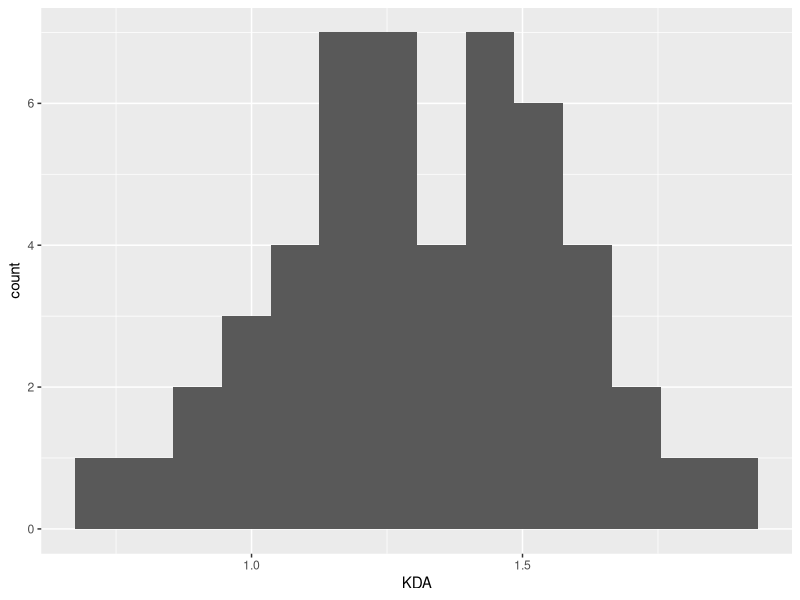
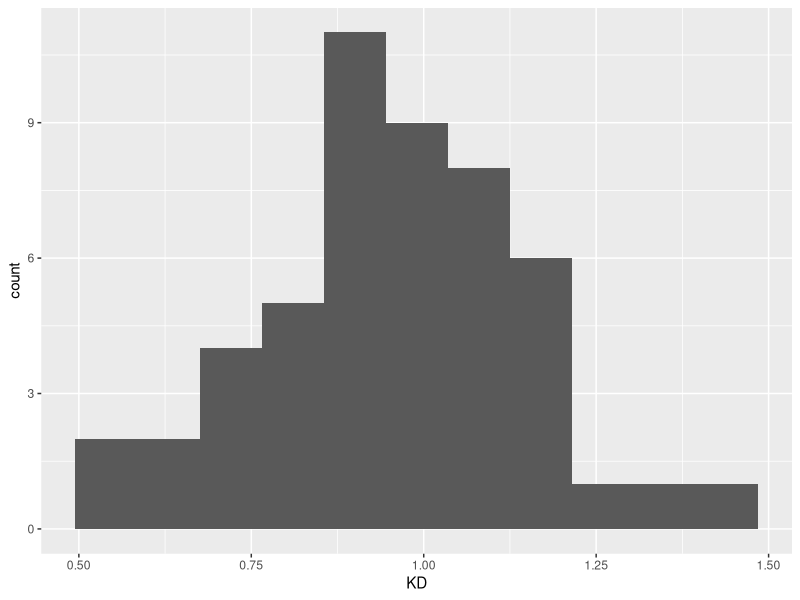

The R script that drew these images, in order:
## ---- chunk 1
library(tidyverse)
library(ggplot2)
library(readr)
## ---- chunk 2
players <- read_csv("player_stats.csv")
#This code takes the function read_csv and reads the player_stats.csv and then assigns it to the variable players.
## ---- chunk 3
players
#This code calls the established variable
## ---- chunk 4
ggplot(data = players) +
  geom_histogram(aes(x = KDA), binwidth = .09)
#This code uses ggplot to create a graph that shows the distribution of the players Kill's Death's and Assist's
## ---- chunk 5
ggplot(data = players) +
  geom_histogram(aes(x = KD), binwidth = .09)
#This code is the same as the one above but instead shows the distribution of Kill's and Death's without assists
## ---- chunk 6
maximum_KDA_ratio <- players %>% 
  group_by(KDA) %>% 
  filter(KDA >= 1.6)
maximum_KDA_ratio
#This code filters the table to only show players that have a KDA higher then 1.6
## ---- chunk 7
minimum_KDA_ratio <- players %>% 
  group_by(KDA) %>% 
  filter(KDA <= 0.8)
minimum_KDA_ratio
#This code then filters the table to show all players with a KDA lower then 0.8
## ---- chunk 8
average_KDA_ratio <-
  players %>%
  group_by(KDA) %>% 
  summarise(players, average_KDA = mean(KDA))

average_KDA_ratio  
#This code first groups the players by their KDA then averages the KDA together
## ---- chunk 9
players %>%                                     
  arrange(desc(KDA)) %>% 
  group_by(Team) %>%
  slice(1)
#This code finds the best players of each team and shows their stats
## ---- chunk 10
players %>% 
  filter(Maps == 16) %>%
  summarize(Player, KD, Maps)
#This code shows which players played on the most amount of maps and what their KD was overall
## ---- chunk 11
players %>%
  group_by(KDA) 
  summarise(players, KDA_Median = median(KDA, na.rm = TRUE))
  
#This code finds the median of all the players KDA

